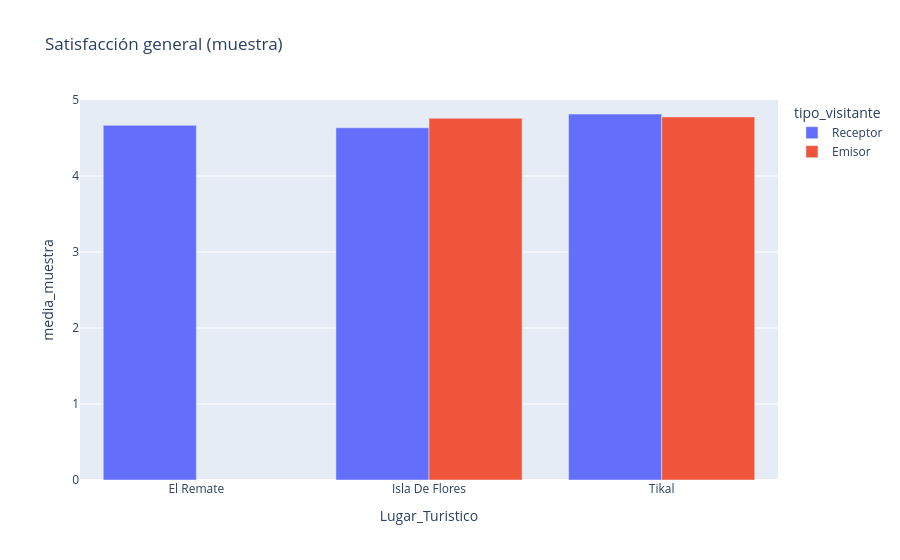

Notebook source saved alongside this figure:
### Markdown cell above
## Satisfacción (escala 1 a 5)

La media describe únicamente a quienes respondieron cada pregunta; no es una media poblacional.

### Code cell
satisfaccion = satisfaccion_muestra(data, diccionario)
display(satisfaccion.query("variable == 'T_p65'"))
fig = px.bar(satisfaccion.query("variable == 'T_p65'"), x="Lugar_Turistico", y="media_muestra", color="tipo_visitante", barmode="group", range_y=[0,5], title="Satisfacción general (muestra)")
fig.show()

### Figure 1 — Plotly figure (JSON) as saved in the notebook; plotly's stock layout.template omitted (floating-point values rounded to 4 significant figures)
{"data": [{"alignmentgroup": "True", "hovertemplate": "tipo_visitante=Receptor<br>Lugar_Turistico=%{x}<br>media_muestra=%{y}<extra></extra>", "legendgroup": "Receptor", "marker": {"color": "#636efa", "pattern": {"shape": ""}}, "name": "Receptor", "offsetgroup": "Receptor", "orientation": "v", "showlegend": true, "textposition": "auto", "type": "bar", "x": ["El Remate", "Isla De Flores", "Tikal"], "xaxis": "x", "y": [4.667, 4.634, 4.815], "yaxis": "y"}, {"alignmentgroup": "True", "hovertemplate": "tipo_visitante=Emisor<br>Lugar_Turistico=%{x}<br>media_muestra=%{y}<extra></extra>", "legendgroup": "Emisor", "marker": {"color": "#EF553B", "pattern": {"shape": ""}}, "name": "Emisor", "offsetgroup": "Emisor", "orientation": "v", "showlegend": true, "textposition": "auto", "type": "bar", "x": ["Isla De Flores", "Tikal"], "xaxis": "x", "y": [4.759, 4.778], "yaxis": "y"}], "layout": {"barmode": "group", "legend": {"title": {"text": "tipo_visitante"}, "tracegroupgap": 0}, "title": {"text": "Satisfacción general (muestra)"}, "xaxis": {"anchor": "y", "domain": [0, 1], "title": {"text": "Lugar_Turistico"}}, "yaxis": {"anchor": "x", "domain": [0, 1], "range": [0, 5], "title": {"text": "media_muestra"}}}}
